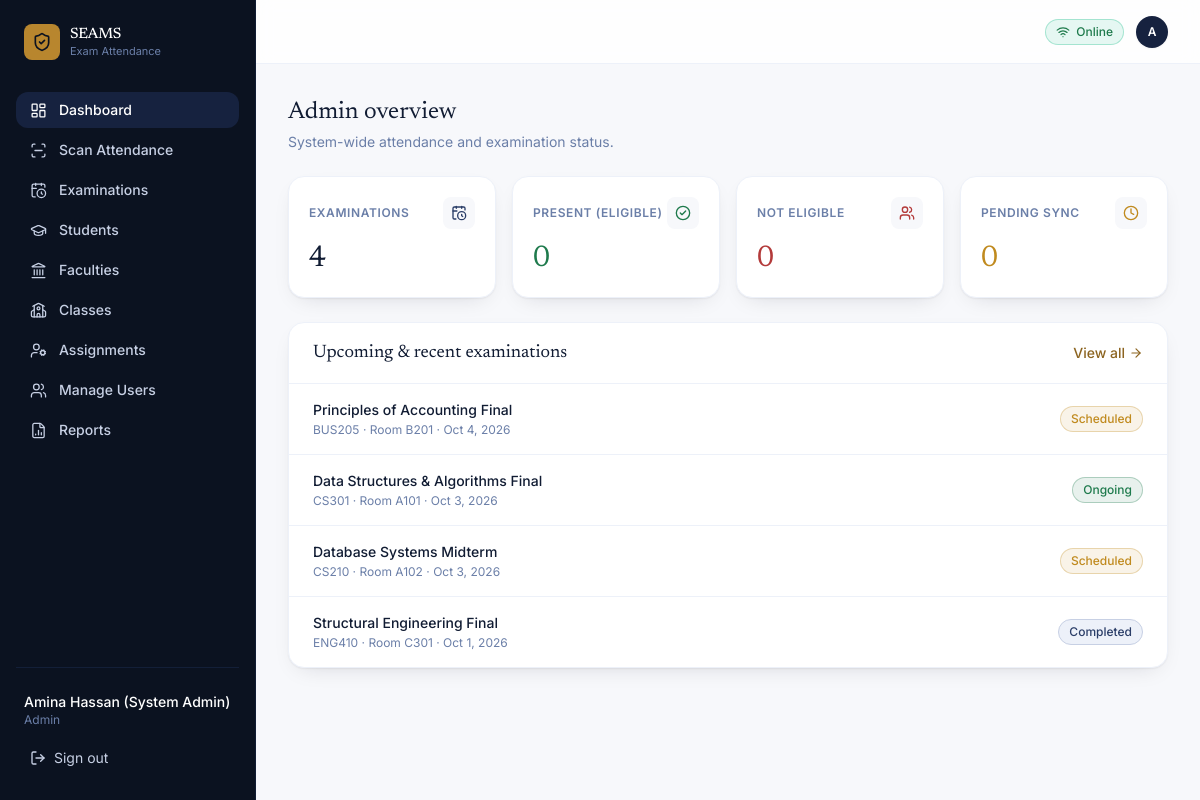
/index.php (signed in), run on the app's committed database.
### tables this page shows
CREATE TABLE IF NOT EXISTS `users` (
    `id` INT AUTO_INCREMENT PRIMARY KEY,
    `full_name` VARCHAR(150) NOT NULL,
    `username` VARCHAR(60) NOT NULL UNIQUE,
    `email` VARCHAR(150) NOT NULL UNIQUE,
    `phone` VARCHAR(30) DEFAULT '',
    `invigilator_id` VARCHAR(50) DEFAULT '',
    `password` VARCHAR(255) NOT NULL,
    `role` ENUM('admin', 'invigilator') NOT NULL DEFAULT 'invigilator',
    `is_active` TINYINT(1) NOT NULL DEFAULT 1,
    `created_at` DATETIME DEFAULT CURRENT_TIMESTAMP
);

CREATE TABLE IF NOT EXISTS `examinations` (
    `id` INT AUTO_INCREMENT PRIMARY KEY,
    `exam_name` VARCHAR(150) NOT NULL,
    `course_code` VARCHAR(50) NOT NULL,
    `exam_date` DATE NOT NULL,
    `start_time` VARCHAR(10) NOT NULL,
    `end_time` VARCHAR(10) NOT NULL,
    `exam_room` VARCHAR(50) NOT NULL,
    `faculty` VARCHAR(100) NOT NULL,
    `department` VARCHAR(100) NOT NULL,
    `require_fee_check` TINYINT(1) NOT NULL DEFAULT 1,
    `status` ENUM('scheduled', 'ongoing', 'completed') NOT NULL DEFAULT 'scheduled',
    `created_by` INT NULL,
    `created_at` DATETIME DEFAULT CURRENT_TIMESTAMP
);

### config/db.php (called while the page is built, shortened)
<?php
function getDB() {
    static $pdo = null;
    if ($pdo === null) {
        try {
            $pdo = new PDO("mysql:host=" . DB_HOST . ";charset=utf8mb4", DB_USER, DB_PASS, [
                PDO::ATTR_ERRMODE => PDO::ERRMODE_EXCEPTION,
                PDO::ATTR_DEFAULT_FETCH_MODE => PDO::FETCH_ASSOC,
            ]);
            $pdo->exec("CREATE DATABASE IF NOT EXISTS `" . DB_NAME . "` CHARACTER SET utf8mb4 COLLATE utf8mb4_unicode_ci");
            $pdo->exec("USE `" . DB_NAME . "`");
        } catch (PDOException $e) {
            die("Database Connection Error: " . $e->getMessage());
        }
    }
    return $pdo;
}
function requireAuth() {
    $pdo = getDB();
    $userId = $_SESSION['user']['id'] ?? 0;
    $username = $_SESSION['user']['username'] ?? '';
    if ($userId > 0) {
        $stmt = $pdo->prepare("SELECT id, full_name, username, email, phone, role, invigilator_id FROM `users` WHERE `id` = ?");
        $stmt->execute([$userId]);
        $u = $stmt->fetch();
    }
    return $_SESSION['user'];
}

### index.php (the view, shortened to what this page needs)
<?php
require_once __DIR__ . '/includes/header.php';
$pdo = getDB();
if ($isAdmin) {
    $totalExams = $pdo->query("SELECT COUNT(*) FROM `examinations`")->fetchColumn();
    $totalPresent = $pdo->query("SELECT COUNT(*) FROM `attendance_records` WHERE `eligibility_status` = 'Eligible'")->fetchColumn();
    $totalNotEligible = $pdo->query("SELECT COUNT(*) FROM `attendance_records` WHERE `eligibility_status` = 'Not Eligible'")->fetchColumn();
    $totalPending = $pdo->query("SELECT COUNT(*) FROM `attendance_records` WHERE `sync_status` = 'Pending'")->fetchColumn();
    $recentExams = $pdo->query("SELECT * FROM `examinations` ORDER BY `exam_date` DESC, `start_time` ASC LIMIT 5")->fetchAll();
}
?>
<?php if ($isAdmin): ?>
    <div class="space-y-6 fade-up">
        <div>
            <h1 class="font-display text-2xl text-ledger-900 font-normal">Admin overview</h1>
            <p class="text-ledger-400 text-sm mt-1">System-wide attendance and examination status.</p>
        </div>
        <div class="grid grid-cols-2 lg:grid-cols-4 gap-4">
            <div class="bg-white rounded-2xl border border-ledger-100 shadow-card p-5 flex flex-col gap-3 fade-up">
                <div class="flex items-center justify-between">
                    <span class="text-xs font-semibold uppercase tracking-wider text-ledger-400">Examinations</span>
                    <div class="w-8 h-8 rounded-lg bg-ledger-50 flex items-center justify-center text-ledger-600">
                        <i data-lucide="calendar-clock" class="w-4 h-4"></i>
                    </div>
                </div>
                <div class="font-display text-3xl text-ledger-900"><?= (int)$totalExams ?></div>
            </div>
            <div class="bg-white rounded-2xl border border-ledger-100 shadow-card p-5 flex flex-col gap-3 fade-up">
                <div class="flex items-center justify-between">
                    <span class="text-xs font-semibold uppercase tracking-wider text-ledger-400">Present (Eligible)</span>
                    <div class="w-8 h-8 rounded-lg bg-ledger-50 flex items-center justify-center text-eligible">
                        <i data-lucide="check-circle-2" class="w-4 h-4"></i>
                    </div>
                </div>
                <div class="font-display text-3xl text-eligible"><?= (int)$totalPresent ?></div>
            </div>
            <div class="bg-white rounded-2xl border border-ledger-100 shadow-card p-5 flex flex-col gap-3 fade-up">
                <div class="flex items-center justify-between">
                    <span class="text-xs font-semibold uppercase tracking-wider text-ledger-400">Not Eligible</span>
                    <div class="w-8 h-8 rounded-lg bg-ledger-50 flex items-center justify-center text-ineligible">
                        <i data-lucide="users" class="w-4 h-4"></i>
                    </div>
                </div>
                <div class="font-display text-3xl text-ineligible"><?= (int)$totalNotEligible ?></div>
            </div>
            <div class="bg-white rounded-2xl border border-ledger-100 shadow-card p-5 flex flex-col gap-3 fade-up">
                <div class="flex items-center justify-between">
                    <span class="text-xs font-semibold uppercase tracking-wider text-ledger-400">Pending Sync</span>
                    <div class="w-8 h-8 rounded-lg bg-ledger-50 flex items-center justify-center text-pending">
                        <i data-lucide="clock" class="w-4 h-4"></i>
                    </div>
                </div>
                <div class="font-display text-3xl text-pending"><?= (int)$totalPending ?></div>
            </div>
        </div>
        <div class="bg-white rounded-2xl border border-ledger-100 shadow-card">
            <div class="flex items-center justify-between px-6 py-4 border-b border-ledger-100">
                <h2 class="font-display text-lg text-ledger-900 font-normal">Upcoming & recent examinations</h2>
                <a href="exams.php" class="text-sm text-seal-dark hover:underline flex items-center gap-1 font-medium">
                    View all <i data-lucide="arrow-right" class="w-3.5 h-3.5"></i>
                </a>
            </div>
            <div class="divide-y divide-ledger-100">
                <?php if (empty($recentExams)): ?>
                    <p class="px-6 py-8 text-center text-ledger-400 text-sm">No examinations scheduled yet.</p>
                <?php else: ?>
                    <?php foreach ($recentExams as $exam): ?>
                        <?php
                            $toneClass = 'bg-ledger-100 text-ledger-600 border-ledger-200';
                            if ($exam['status'] === 'ongoing') $toneClass = 'bg-eligible/10 text-eligible border-eligible/30';
                            elseif ($exam['status'] === 'scheduled') $toneClass = 'bg-pending/10 text-pending border-pending/30';
                        ?>
                        <div class="flex items-center justify-between px-6 py-4 hover:bg-ledger-50/50 transition-colors">
                            <div>
                                <p class="font-medium text-ledger-900 text-sm"><?= htmlspecialchars($exam['exam_name']) ?></p>
                                <p class="text-ledger-400 text-xs mt-0.5">
                                    <?= htmlspecialchars($exam['course_code']) ?> · <?= htmlspecialchars($exam['exam_room']) ?> · <?= date('M j, Y', strtotime($exam['exam_date'])) ?>
                                </p>
                            </div>
                            <span class="inline-flex items-center gap-1 px-2.5 py-1 rounded-full text-xs font-medium border capitalize <?= $toneClass ?>">
                                <?= htmlspecialchars($exam['status']) ?>
                            </span>
                        </div>
                    <?php endforeach; ?>
                <?php endif; ?>
            </div>
        </div>
    </div>
<?php endif; ?>
<?php require_once __DIR__ . '/includes/footer.php'; ?>

### includes/header.php (shortened to what this page needs)
<?php
require_once __DIR__ . '/../config/db.php';
$currentUser = requireAuth();
$isAdmin = ($currentUser['role'] ?? '') === 'admin';
$currentPage = basename($_SERVER['PHP_SELF']);
function navItem($url, $label, $iconName, $currentPage) {
    $isActive = ($currentPage === $url || ($url === 'index.php' && ($currentPage === '' || $currentPage === 'index.php')));
    $activeClass = $isActive
        ? 'bg-ledger-800 text-white'
        : 'text-ledger-200 hover:bg-ledger-800/60 hover:text-white';
    echo '<a href="' . htmlspecialchars($url) . '" class="flex items-center gap-3 px-3.5 py-2 rounded-xl text-sm font-medium transition-colors ' . $activeClass . '">';
    echo '<i data-lucide="' . htmlspecialchars($iconName) . '" class="w-[17px] h-[17px] stroke-[1.8] shrink-0"></i>';
    echo '<span>' . htmlspecialchars($label) . '</span>';
    echo '</a>';
}
?>
<!DOCTYPE html>
<html lang="en">
<head>
    <script src="https://cdn.tailwindcss.com"></script>
</head>
<body class="min-h-screen flex bg-ledger-50 text-ledger-900 antialiased selection:bg-seal/20 selection:text-seal-dark">
    <aside class="hidden md:flex flex-col w-64 bg-ledger-950 shrink-0 px-4 py-6 border-r border-ledger-900 min-h-screen">
        <div class="flex items-center gap-2.5 px-2 mb-8">
            <div class="w-9 h-9 rounded-lg bg-seal flex items-center justify-center text-ledger-950">
                <i data-lucide="shield-check" class="w-5 h-5 stroke-[2]"></i>
            </div>
            <div class="leading-tight">
                <p class="font-display text-white text-[15px] font-medium tracking-tight">SEAMS</p>
                <p class="text-ledger-400 text-[11px]">Exam Attendance</p>
            </div>
        </div>
        <nav class="flex flex-col gap-1 flex-1">
            <?php navItem('index.php', 'Dashboard', 'layout-dashboard', $currentPage); ?>
            <?php if ($isAdmin): ?>
                <?php navItem('students.php', 'Students', 'graduation-cap', $currentPage); ?>
                <?php navItem('faculties.php', 'Faculties', 'landmark', $currentPage); ?>
                <?php navItem('classes.php', 'Classes', 'school', $currentPage); ?>
                <?php navItem('assignments.php', 'Assignments', 'user-cog', $currentPage); ?>
                <?php navItem('users.php', 'Manage Users', 'users', $currentPage); ?>
                <?php navItem('reports.php', 'Reports', 'file-bar-chart-2', $currentPage); ?>
            <?php endif; ?>
        </nav>
        <div class="mt-auto pt-6 border-t border-ledger-800/80">
            <div class="px-2 mb-3">
                <p class="text-white text-sm font-medium truncate"><?= htmlspecialchars($currentUser['full_name'] ?? 'Admin') ?></p>
                <p class="text-ledger-400 text-xs capitalize"><?= htmlspecialchars($currentUser['role'] ?? 'admin') ?></p>
            </div>
            <a href="logout.php" class="w-full flex items-center gap-2 px-3.5 py-2 rounded-xl text-sm text-ledger-200 hover:bg-ledger-800/60 hover:text-white transition-colors">
                <i data-lucide="log-out" class="w-4 h-4"></i> Sign out
            </a>
        </div>
    </aside>
    <div class="flex-1 flex flex-col min-w-0">
        <header class="h-16 border-b border-ledger-100 bg-white/80 backdrop-blur px-4 md:px-8 flex items-center justify-between sticky top-0 z-30">
            <div class="flex items-center gap-3">
                <div class="flex items-center gap-1.5 px-2.5 py-1 rounded-full text-xs font-medium border bg-emerald-500/10 text-eligible border-emerald-500/30" title="Connected to server">
                    <i data-lucide="wifi" class="w-3.5 h-3.5"></i>
                    <span>Online</span>
                </div>
                <div class="w-8 h-8 rounded-full bg-ledger-800 text-white flex items-center justify-center text-xs font-semibold uppercase shadow-sm">
                    <?= htmlspecialchars(mb_substr($currentUser['full_name'] ?? 'U', 0, 1)) ?>
                </div>
            </div>
        </header>
        <main class="flex-1 p-4 md:p-8 max-w-7xl w-full mx-auto">

### includes/header.php (style rules this page uses)
body { font-family: 'Inter', ui-sans-serif, system-ui, sans-serif; }
.font-display { font-family: 'Newsreader', ui-serif, Georgia, serif; }
.fade-up { animation: fadeUp 0.25s ease-out forwards; }

### data on the page
users: full_name "Amina Hassan (System Admin)", role "Admin", full_name "A"
examinations: exam_name "Principles of Accounting Final", course_code "BUS205", exam_room "Room B201", exam_date "Oct 4, 2026", status "Scheduled"
examinations: exam_name "Data Structures & Algorithms Final", course_code "CS301", exam_room "Room A101", exam_date "Oct 3, 2026", status "Ongoing"
examinations: exam_name "Database Systems Midterm", course_code "CS210", exam_room "Room A102", exam_date "Oct 3, 2026", status "Scheduled"
examinations: exam_name "Structural Engineering Final", course_code "ENG410", exam_room "Room C301", exam_date "Oct 1, 2026", status "Completed"

### other printed values
$label "Dashboard Scan Attendance Examinations Students Faculties Classes Assignments Manage Users Reports"
$totalExams "4"
$totalPresent "0"
$totalNotEligible "0"
$totalPending "0"
